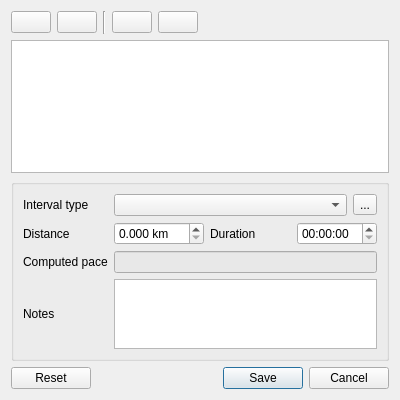
<ui version="4.0" >
 <class>IntervalView</class>
 <widget class="QDialog" name="IntervalView" >
  <property name="windowModality" >
   <enum>Qt::ApplicationModal</enum>
  </property>
  <property name="geometry" >
   <rect>
    <x>0</x>
    <y>0</y>
    <width>400</width>
    <height>400</height>
   </rect>
  </property>
  <property name="windowTitle" >
   <string>Edit intervals</string>
  </property>
  <layout class="QVBoxLayout" name="verticalLayout" >
   <item>
    <layout class="QHBoxLayout" name="horizontalLayout" >
     <item>
      <widget class="QPushButton" name="addPushButton" >
       <property name="icon" >
        <iconset>
         <normaloff>:table_add</normaloff>:table_add</iconset>
       </property>
      </widget>
     </item>
     <item>
      <widget class="QPushButton" name="removePushButton" >
       <property name="text" >
        <string/>
       </property>
       <property name="icon" >
        <iconset>
         <normaloff>:table_delete</normaloff>:table_delete</iconset>
       </property>
      </widget>
     </item>
     <item>
      <widget class="Line" name="line" >
       <property name="orientation" >
        <enum>Qt::Vertical</enum>
       </property>
      </widget>
     </item>
     <item>
      <widget class="QPushButton" name="rowUpPushButton" >
       <property name="text" >
        <string/>
       </property>
       <property name="icon" >
        <iconset resource="../../../resources/application.qrc" >
         <normaloff>:/table_row_up</normaloff>:/table_row_up</iconset>
       </property>
      </widget>
     </item>
     <item>
      <widget class="QPushButton" name="rowDownPushButton" >
       <property name="text" >
        <string/>
       </property>
       <property name="icon" >
        <iconset resource="../../../resources/application.qrc" >
         <normaloff>:/table_row_down</normaloff>:/table_row_down</iconset>
       </property>
      </widget>
     </item>
     <item>
      <spacer name="horizontalSpacer" >
       <property name="orientation" >
        <enum>Qt::Horizontal</enum>
       </property>
       <property name="sizeHint" stdset="0" >
        <size>
         <width>208</width>
         <height>23</height>
        </size>
       </property>
      </spacer>
     </item>
    </layout>
   </item>
   <item>
    <widget class="QTableView" name="tableView" >
     <property name="sizePolicy" >
      <sizepolicy vsizetype="Expanding" hsizetype="Expanding" >
       <horstretch>0</horstretch>
       <verstretch>5</verstretch>
      </sizepolicy>
     </property>
     <property name="editTriggers" >
      <set>QAbstractItemView::NoEditTriggers</set>
     </property>
     <property name="selectionMode" >
      <enum>QAbstractItemView::SingleSelection</enum>
     </property>
     <property name="selectionBehavior" >
      <enum>QAbstractItemView::SelectRows</enum>
     </property>
     <property name="cornerButtonEnabled" >
      <bool>false</bool>
     </property>
    </widget>
   </item>
   <item>
    <widget class="QGroupBox" name="groupBox" >
     <property name="sizePolicy" >
      <sizepolicy vsizetype="Preferred" hsizetype="Preferred" >
       <horstretch>0</horstretch>
       <verstretch>1</verstretch>
      </sizepolicy>
     </property>
     <property name="title" >
      <string/>
     </property>
     <layout class="QGridLayout" name="gridLayout" >
      <item row="0" column="0" >
       <widget class="QLabel" name="label_4" >
        <property name="text" >
         <string>Interval type</string>
        </property>
        <property name="buddy" >
         <cstring>intervalTypeComboBox</cstring>
        </property>
       </widget>
      </item>
      <item row="0" column="1" colspan="3" >
       <layout class="QHBoxLayout" name="horizontalLayout_3" >
        <item>
         <widget class="QComboBox" name="intervalTypeComboBox" />
        </item>
        <item>
         <widget class="QToolButton" name="intervalTypeToolButton" >
          <property name="text" >
           <string>...</string>
          </property>
         </widget>
        </item>
       </layout>
      </item>
      <item row="1" column="0" >
       <widget class="QLabel" name="label_7" >
        <property name="text" >
         <string>Distance</string>
        </property>
        <property name="buddy" >
         <cstring>distanceDoubleSpinBox</cstring>
        </property>
       </widget>
      </item>
      <item row="1" column="1" >
       <widget class="QDoubleSpinBox" name="distanceDoubleSpinBox" >
        <property name="suffix" >
         <string> km</string>
        </property>
        <property name="decimals" >
         <number>3</number>
        </property>
        <property name="maximum" >
         <double>999.990000000000009</double>
        </property>
       </widget>
      </item>
      <item row="1" column="2" >
       <widget class="QLabel" name="label_8" >
        <property name="text" >
         <string>Duration</string>
        </property>
       </widget>
      </item>
      <item row="1" column="3" >
       <widget class="QTimeEdit" name="durationTimeEdit" />
      </item>
      <item row="2" column="0" >
       <widget class="QLabel" name="label_11" >
        <property name="text" >
         <string>Computed pace</string>
        </property>
       </widget>
      </item>
      <item row="2" column="1" colspan="3" >
       <widget class="QLineEdit" name="paceLineEdit" >
        <property name="palette" >
         <palette>
          <active>
           <colorrole role="Base" >
            <brush brushstyle="SolidPattern" >
             <color alpha="255" >
              <red>232</red>
              <green>232</green>
              <blue>232</blue>
             </color>
            </brush>
           </colorrole>
           <colorrole role="AlternateBase" >
            <brush brushstyle="SolidPattern" >
             <color alpha="255" >
              <red>232</red>
              <green>232</green>
              <blue>232</blue>
             </color>
            </brush>
           </colorrole>
          </active>
          <inactive>
           <colorrole role="Base" >
            <brush brushstyle="SolidPattern" >
             <color alpha="255" >
              <red>232</red>
              <green>232</green>
              <blue>232</blue>
             </color>
            </brush>
           </colorrole>
           <colorrole role="AlternateBase" >
            <brush brushstyle="SolidPattern" >
             <color alpha="255" >
              <red>232</red>
              <green>232</green>
              <blue>232</blue>
             </color>
            </brush>
           </colorrole>
          </inactive>
          <disabled>
           <colorrole role="Base" >
            <brush brushstyle="SolidPattern" >
             <color alpha="255" >
              <red>232</red>
              <green>232</green>
              <blue>232</blue>
             </color>
            </brush>
           </colorrole>
           <colorrole role="AlternateBase" >
            <brush brushstyle="SolidPattern" >
             <color alpha="255" >
              <red>232</red>
              <green>232</green>
              <blue>232</blue>
             </color>
            </brush>
           </colorrole>
          </disabled>
         </palette>
        </property>
        <property name="font" >
         <font>
          <italic>true</italic>
         </font>
        </property>
        <property name="readOnly" >
         <bool>true</bool>
        </property>
       </widget>
      </item>
      <item row="3" column="0" >
       <widget class="QLabel" name="label_6" >
        <property name="text" >
         <string>Notes</string>
        </property>
        <property name="buddy" >
         <cstring>notesPlainTextEdit</cstring>
        </property>
       </widget>
      </item>
      <item row="3" column="1" colspan="3" >
       <widget class="QPlainTextEdit" name="notesPlainTextEdit" />
      </item>
     </layout>
    </widget>
   </item>
   <item>
    <layout class="QHBoxLayout" name="horizontalLayout_2" >
     <item>
      <widget class="QPushButton" name="resetPushButton" >
       <property name="text" >
        <string>Reset</string>
       </property>
       <property name="icon" >
        <iconset>
         <normaloff>:reset</normaloff>:reset</iconset>
       </property>
      </widget>
     </item>
     <item>
      <spacer name="horizontalSpacer_2" >
       <property name="orientation" >
        <enum>Qt::Horizontal</enum>
       </property>
       <property name="sizeHint" stdset="0" >
        <size>
         <width>40</width>
         <height>20</height>
        </size>
       </property>
      </spacer>
     </item>
     <item>
      <widget class="QPushButton" name="savePushButton" >
       <property name="text" >
        <string>Save</string>
       </property>
       <property name="icon" >
        <iconset>
         <normaloff>:save</normaloff>:save</iconset>
       </property>
       <property name="default" >
        <bool>true</bool>
       </property>
      </widget>
     </item>
     <item>
      <widget class="QPushButton" name="cancelPushButton" >
       <property name="text" >
        <string>Cancel</string>
       </property>
       <property name="icon" >
        <iconset>
         <normaloff>:cancel</normaloff>:cancel</iconset>
       </property>
      </widget>
     </item>
    </layout>
   </item>
  </layout>
 </widget>
 <resources>
  <include location="../../../resources/application.qrc" />
 </resources>
 <connections/>
</ui>
